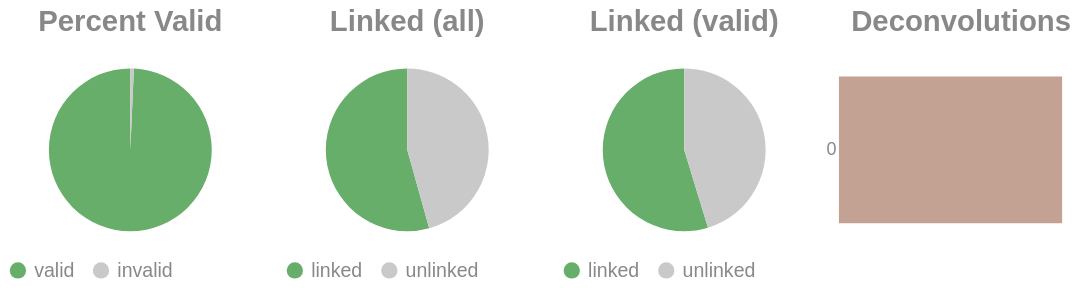

Notebook source saved alongside this figure:
### Code cell
if SKIPLR:
    pass
else:
    clash = Counter()
    for i in valids['molecule'].to_list():
        _mol = i.split("-")
        if len(_mol) == 1:
            clash.update('0')
        else:
            clash.update(_mol[-1])

    _d = {"deconvolutions": [], 'count': []}
    for k,v in clash.items():
        _d['deconvolutions'].append(k)
        _d['count'].append(v)

    tot_valid = valids['reads'].sum()
    mask = valids['reads'] >= 2
    n_linked_reads = valids.filter(mask)['reads'].sum()
    if n_linked_reads == 0:
        print_html("No linked molecules (>=2 reads) were detected; skipping linked-only distributions.")
        SKIPLR = True
    else:
        perc_valid = round(tot_valid / n_reads, 4)
        linked_perc_abs = round(n_linked_reads / n_reads, 4)
        linked_perc = round(n_linked_reads / tot_valid, 4)

    _valid = pl.DataFrame({"valids": ['valid', 'invalid'], "count": [tot_valid, n_reads - tot_valid]})
    _linked_abs = pl.DataFrame({"linked (absolute)": ['linked', 'unlinked'], "count": [n_linked_reads, n_reads - n_linked_reads]})
    _linked_rel = pl.DataFrame({"linked (valids)": ['linked', 'unlinked'], "count": [n_linked_reads, tot_valid - n_linked_reads]})

    (
        alt.hconcat(
            piechart(_valid, goodval = 'valid', title = "Percent Valid"),
            piechart(_linked_abs, goodval = "linked", title =  "Linked (all)"),
            piechart(_linked_rel, goodval = "linked", title =  "Linked (valid)"),
            convolutionbar(pl.DataFrame(_d), title = "Deconvolutions"),
            center = True,
            bounds = 'flush'
        )
        .resolve_scale(color='independent')
        .resolve_legend('independent')
        .properties(usermeta={'embedOptions': {"actions": False}})
    ).display()

### Figure 1 — Vega-Lite specification as saved in the notebook (floating-point values rounded to 4 significant figures)
{"width": "container", "height": 400, "config": {"title": {"anchor": "start", "dy": -15, "fontSize": 18, "color": "#888888", "subtitleColor": "#888888", "subtitleFontSize": 14}, "arc": {"fill": "#0072B2"}, "axis": {"domainColor": "#888888", "domainWidth": 0.5, "gridWidth": 0.2, "grid": false, "titleFontWeight": 400, "titleFontSize": 15, "labelFontSize": 11, "labelColor": "#888888", "tickColor": "#888888", "tickWidth": 0.2, "titleColor": "#888888"}, "axisBand": {"grid": false}, "axisX": {"grid": true, "tickSize": 10, "domainCap": "round"}, "axisY": {"domain": false, "grid": true, "tickSize": 0, "domainCap": "round"}, "background": "transparent", "header": {"labelFontSize": 15, "labelColor": "#888888", "titleFontSize": 15, "titleFontWeight": 600, "titleColor": "#888888"}, "legend": {"labelFont": "sans-serif", "labelFontSize": 12, "labelColor": "#888888", "symbolSize": 100, "symbolType": "circle", "titleFontSize": 12, "titlePadding": 10, "titleColor": "#888888", "title": null}, "range": {"category": ["#E69F00", "#56B4E9", "#009E73", "#F0E442", "#0072B2", "#D55E00", "#CC79A7", "#000000"], "diverging": ["#cfe8f3", "#a2d4ec", "#73bfe2", "#46abdb", "#1696d2", "#12719e"]}, "area": {"fill": "#0072B2", "fillOpacity": 0.7, "line": true, "strokeOpacity": 0.7}, "line": {"color": "#0072B2", "stroke": "#0072B2", "strokeWidth": 2}, "trail": {"color": "#0072B2", "stroke": "#0072B2", "strokeWidth": 0, "size": 1}, "point": {"filled": true, "fillOpacity": 1.0, "size": 95}, "text": {"color": "#888888", "fontSize": 11, "align": "right", "fontWeight": 400, "size": 11}, "bar": {"fill": "#0072B2", "stroke": null}, "view": {"stroke": null, "continuousWidth": 660, "continuousHeight": 400}}, "hconcat": [{"data": {"name": "data-f9096fd0edb4772f6addab2a368386e9"}, "mark": {"type": "arc"}, "encoding": {"color": {"field": "valids", "legend": {"orient": "bottom", "title": null}, "scale": {"domain": ["valid", "invalid"], "range": ["#68ae6b", "#C9C9C9"]}, "title": "Valids", "type": "nominal"}, "theta": {"field": "count", "type": "quantitative"}, "tooltip": [{"field": "valids", "title": "Valids", "type": "ordinal"}, {"field": "percent", "format": ".2%", "title": "Percent", "type": "quantitative"}, {"field": "count", "title": "Count", "type": "quantitative"}]}, "height": 100, "title": {"text": "Percent Valid", "align": "center", "anchor": "middle"}, "transform": [{"calculate": "datum.count / 14496891", "as": "percent"}], "width": 150}, {"data": {"name": "data-ee0ffaa6c83eea71c6b8b052c31102b2"}, "mark": {"type": "arc"}, "encoding": {"color": {"field": "linked (absolute)", "legend": {"orient": "bottom", "title": null}, "scale": {"domain": ["linked", "unlinked"], "range": ["#68ae6b", "#C9C9C9"]}, "title": "Linked (Absolute)", "type": "nominal"}, "theta": {"field": "count", "type": "quantitative"}, "tooltip": [{"field": "linked (absolute)", "title": "Linked (Absolute)", "type": "ordinal"}, {"field": "percent", "format": ".2%", "title": "Percent", "type": "quantitative"}, {"field": "count", "title": "Count", "type": "quantitative"}]}, "height": 100, "title": {"text": "Linked (all)", "align": "center", "anchor": "middle"}, "transform": [{"calculate": "datum.count / 14496891", "as": "percent"}], "width": 150}, {"data": {"name": "data-c312f83b3e755ba4cbd822bc696e3bf2"}, "mark": {"type": "arc"}, "encoding": {"color": {"field": "linked (valids)", "legend": {"orient": "bottom", "title": null}, "scale": {"domain": ["linked", "unlinked"], "range": ["#68ae6b", "#C9C9C9"]}, "title": "Linked (Valids)", "type": "nominal"}, "theta": {"field": "count", "type": "quantitative"}, "tooltip": [{"field": "linked (valids)", "title": "Linked (Valids)", "type": "ordinal"}, {"field": "percent", "format": ".2%", "title": "Percent", "type": "quantitative"}, {"field": "count", "title": "Count", "type": "quantitative"}]}, "height": 100, "title": {"text": "Linked (valid)", "align": "center", "anchor": "middle"}, "transform": [{"calculate": "datum.count / 14395647", "as": "percent"}], "width": 150}, {"data": {"name": "data-f00b3faae70e8ace74018506068fd248"}, "mark": {"type": "bar"}, "encoding": {"color": {"field": "deconvolutions", "legend": null, "scale": {"scheme": "lightgreyred"}, "type": "nominal"}, "tooltip": [{"field": "deconvolutions", "title": "Deconvolutions", "type": "ordinal"}, {"field": "percent", "format": ".2%", "title": "Percent", "type": "quantitative"}, {"field": "count", "title": "Count", "type": "quantitative"}], "x": {"axis": null, "field": "count", "type": "quantitative"}, "y": {"field": "deconvolutions", "sort": "ascending", "title": null, "type": "nominal"}}, "height": 100, "title": {"text": "Deconvolutions", "align": "center", "anchor": "middle"}, "transform": [{"calculate": "datum.count / 9134565", "as": "percent"}], "width": 150}], "bounds": "flush", "center": true, "resolve": {"legend": {"angle": "independent"}, "scale": {"color": "independent"}}, "usermeta": {"embedOptions": {"actions": false}}, "$schema": "https://vega.github.io/schema/vega-lite/v6.1.0.json", "datasets": {"data-f9096fd0edb4772f6addab2a368386e9": [{"valids": "valid", "count": 14395647}, {"valids": "invalid", "count": 101244}], "data-ee0ffaa6c83eea71c6b8b052c31102b2": [{"linked (absolute)": "linked", "count": 7878114}, {"linked (absolute)": "unlinked", "count": 6618777}], "data-c312f83b3e755ba4cbd822bc696e3bf2": [{"linked (valids)": "linked", "count": 7878114}, {"linked (valids)": "unlinked", "count": 6517533}], "data-f00b3faae70e8ace74018506068fd248": [{"deconvolutions": "0", "count": 9134565}]}}
